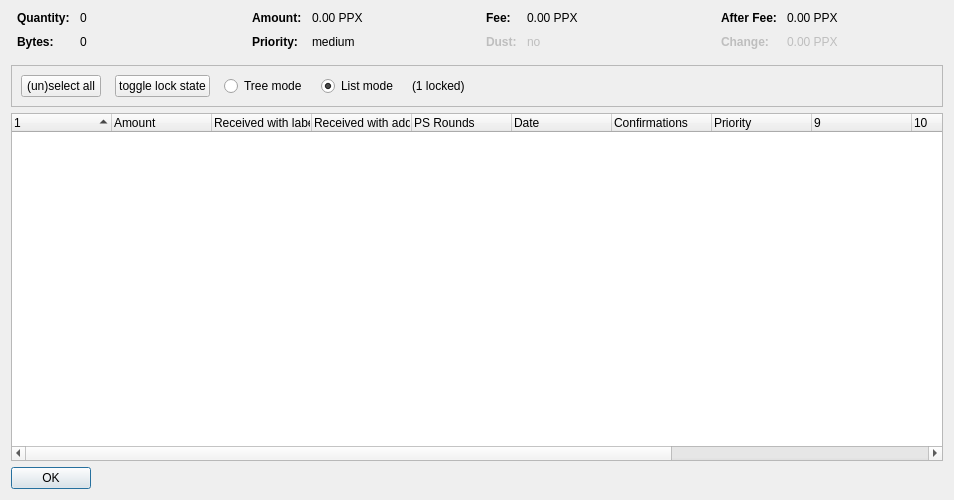
<?xml version="1.0" encoding="UTF-8"?>
<ui version="4.0">
 <class>CoinControlDialog</class>
 <widget class="QDialog" name="CoinControlDialog">
  <property name="geometry">
   <rect>
    <x>0</x>
    <y>0</y>
    <width>954</width>
    <height>500</height>
   </rect>
  </property>
  <property name="windowTitle">
   <string>Coin Selection</string>
  </property>
  <layout class="QVBoxLayout" name="verticalLayout">
   <item>
    <layout class="QHBoxLayout" name="horizontalLayoutTop" stretch="0,0,0,0">
     <property name="topMargin">
      <number>0</number>
     </property>
     <property name="bottomMargin">
      <number>10</number>
     </property>
     <item>
      <layout class="QFormLayout" name="formLayoutCoinControl1">
       <property name="horizontalSpacing">
        <number>10</number>
       </property>
       <property name="verticalSpacing">
        <number>10</number>
       </property>
       <property name="leftMargin">
        <number>6</number>
       </property>
       <property name="rightMargin">
        <number>6</number>
       </property>
       <item row="0" column="0">
        <widget class="QLabel" name="labelCoinControlQuantityText">
         <property name="font">
          <font>
           <weight>75</weight>
           <bold>true</bold>
          </font>
         </property>
         <property name="text">
          <string>Quantity:</string>
         </property>
        </widget>
       </item>
       <item row="0" column="1">
        <widget class="QLabel" name="labelCoinControlQuantity">
         <property name="cursor">
          <cursorShape>IBeamCursor</cursorShape>
         </property>
         <property name="contextMenuPolicy">
          <enum>Qt::ActionsContextMenu</enum>
         </property>
         <property name="text">
          <string notr="true">0</string>
         </property>
         <property name="textInteractionFlags">
          <set>Qt::LinksAccessibleByMouse|Qt::TextSelectableByKeyboard|Qt::TextSelectableByMouse</set>
         </property>
        </widget>
       </item>
       <item row="1" column="0">
        <widget class="QLabel" name="labelCoinControlBytesText">
         <property name="font">
          <font>
           <weight>75</weight>
           <bold>true</bold>
          </font>
         </property>
         <property name="text">
          <string>Bytes:</string>
         </property>
        </widget>
       </item>
       <item row="1" column="1">
        <widget class="QLabel" name="labelCoinControlBytes">
         <property name="cursor">
          <cursorShape>IBeamCursor</cursorShape>
         </property>
         <property name="contextMenuPolicy">
          <enum>Qt::ActionsContextMenu</enum>
         </property>
         <property name="text">
          <string notr="true">0</string>
         </property>
         <property name="textInteractionFlags">
          <set>Qt::LinksAccessibleByMouse|Qt::TextSelectableByKeyboard|Qt::TextSelectableByMouse</set>
         </property>
        </widget>
       </item>
      </layout>
     </item>
     <item>
      <layout class="QFormLayout" name="formLayoutCoinControl2">
       <property name="horizontalSpacing">
        <number>10</number>
       </property>
       <property name="verticalSpacing">
        <number>10</number>
       </property>
       <property name="leftMargin">
        <number>6</number>
       </property>
       <property name="rightMargin">
        <number>6</number>
       </property>
       <item row="0" column="0">
        <widget class="QLabel" name="labelCoinControlAmountText">
         <property name="font">
          <font>
           <weight>75</weight>
           <bold>true</bold>
          </font>
         </property>
         <property name="text">
          <string>Amount:</string>
         </property>
        </widget>
       </item>
       <item row="0" column="1">
        <widget class="QLabel" name="labelCoinControlAmount">
         <property name="cursor">
          <cursorShape>IBeamCursor</cursorShape>
         </property>
         <property name="contextMenuPolicy">
          <enum>Qt::ActionsContextMenu</enum>
         </property>
         <property name="text">
          <string notr="true">0.00 PPX</string>
         </property>
         <property name="textInteractionFlags">
          <set>Qt::LinksAccessibleByMouse|Qt::TextSelectableByKeyboard|Qt::TextSelectableByMouse</set>
         </property>
        </widget>
       </item>
       <item row="1" column="0">
        <widget class="QLabel" name="labelCoinControlPriorityText">
         <property name="font">
          <font>
           <weight>75</weight>
           <bold>true</bold>
          </font>
         </property>
         <property name="text">
          <string>Priority:</string>
         </property>
        </widget>
       </item>
       <item row="1" column="1">
        <widget class="QLabel" name="labelCoinControlPriority">
         <property name="cursor">
          <cursorShape>IBeamCursor</cursorShape>
         </property>
         <property name="contextMenuPolicy">
          <enum>Qt::ActionsContextMenu</enum>
         </property>
         <property name="text">
          <string>medium</string>
         </property>
         <property name="textInteractionFlags">
          <set>Qt::LinksAccessibleByMouse|Qt::TextSelectableByKeyboard|Qt::TextSelectableByMouse</set>
         </property>
        </widget>
       </item>
      </layout>
     </item>
     <item>
      <layout class="QFormLayout" name="formLayoutCoinControl3">
       <property name="horizontalSpacing">
        <number>10</number>
       </property>
       <property name="verticalSpacing">
        <number>10</number>
       </property>
       <property name="leftMargin">
        <number>6</number>
       </property>
       <property name="rightMargin">
        <number>6</number>
       </property>
       <item row="0" column="0">
        <widget class="QLabel" name="labelCoinControlFeeText">
         <property name="font">
          <font>
           <weight>75</weight>
           <bold>true</bold>
          </font>
         </property>
         <property name="text">
          <string>Fee:</string>
         </property>
        </widget>
       </item>
       <item row="0" column="1">
        <widget class="QLabel" name="labelCoinControlFee">
         <property name="cursor">
          <cursorShape>IBeamCursor</cursorShape>
         </property>
         <property name="contextMenuPolicy">
          <enum>Qt::ActionsContextMenu</enum>
         </property>
         <property name="text">
          <string notr="true">0.00 PPX</string>
         </property>
         <property name="textInteractionFlags">
          <set>Qt::LinksAccessibleByMouse|Qt::TextSelectableByKeyboard|Qt::TextSelectableByMouse</set>
         </property>
        </widget>
       </item>
       <item row="1" column="0">
        <widget class="QLabel" name="labelCoinControlLowOutputText">
         <property name="enabled">
          <bool>false</bool>
         </property>
         <property name="font">
          <font>
           <weight>75</weight>
           <bold>true</bold>
          </font>
         </property>
         <property name="text">
          <string>Dust:</string>
         </property>
        </widget>
       </item>
       <item row="1" column="1">
        <widget class="QLabel" name="labelCoinControlLowOutput">
         <property name="enabled">
          <bool>false</bool>
         </property>
         <property name="cursor">
          <cursorShape>IBeamCursor</cursorShape>
         </property>
         <property name="contextMenuPolicy">
          <enum>Qt::ActionsContextMenu</enum>
         </property>
         <property name="text">
          <string>no</string>
         </property>
         <property name="textInteractionFlags">
          <set>Qt::LinksAccessibleByMouse|Qt::TextSelectableByKeyboard|Qt::TextSelectableByMouse</set>
         </property>
        </widget>
       </item>
      </layout>
     </item>
     <item>
      <layout class="QFormLayout" name="formLayoutCoinControl4">
       <property name="horizontalSpacing">
        <number>10</number>
       </property>
       <property name="verticalSpacing">
        <number>10</number>
       </property>
       <property name="leftMargin">
        <number>6</number>
       </property>
       <property name="rightMargin">
        <number>6</number>
       </property>
       <item row="0" column="0">
        <widget class="QLabel" name="labelCoinControlAfterFeeText">
         <property name="font">
          <font>
           <weight>75</weight>
           <bold>true</bold>
          </font>
         </property>
         <property name="text">
          <string>After Fee:</string>
         </property>
        </widget>
       </item>
       <item row="0" column="1">
        <widget class="QLabel" name="labelCoinControlAfterFee">
         <property name="cursor">
          <cursorShape>IBeamCursor</cursorShape>
         </property>
         <property name="contextMenuPolicy">
          <enum>Qt::ActionsContextMenu</enum>
         </property>
         <property name="text">
          <string notr="true">0.00 PPX</string>
         </property>
         <property name="textInteractionFlags">
          <set>Qt::LinksAccessibleByMouse|Qt::TextSelectableByKeyboard|Qt::TextSelectableByMouse</set>
         </property>
        </widget>
       </item>
       <item row="1" column="0">
        <widget class="QLabel" name="labelCoinControlChangeText">
         <property name="enabled">
          <bool>false</bool>
         </property>
         <property name="font">
          <font>
           <weight>75</weight>
           <bold>true</bold>
          </font>
         </property>
         <property name="text">
          <string>Change:</string>
         </property>
        </widget>
       </item>
       <item row="1" column="1">
        <widget class="QLabel" name="labelCoinControlChange">
         <property name="enabled">
          <bool>false</bool>
         </property>
         <property name="cursor">
          <cursorShape>IBeamCursor</cursorShape>
         </property>
         <property name="contextMenuPolicy">
          <enum>Qt::ActionsContextMenu</enum>
         </property>
         <property name="text">
          <string notr="true">0.00 PPX</string>
         </property>
         <property name="textInteractionFlags">
          <set>Qt::LinksAccessibleByMouse|Qt::TextSelectableByKeyboard|Qt::TextSelectableByMouse</set>
         </property>
        </widget>
       </item>
      </layout>
     </item>
    </layout>
   </item>
   <item>
    <widget class="QFrame" name="frame">
     <property name="minimumSize">
      <size>
       <width>0</width>
       <height>40</height>
      </size>
     </property>
     <property name="frameShape">
      <enum>QFrame::StyledPanel</enum>
     </property>
     <property name="frameShadow">
      <enum>QFrame::Sunken</enum>
     </property>
     <layout class="QHBoxLayout" name="horizontalLayout">
      <item>
       <layout class="QHBoxLayout" name="horizontalLayoutPanel" stretch="0,0,0,0,0,0">
        <property name="spacing">
         <number>14</number>
        </property>
        <item>
         <widget class="QPushButton" name="pushButtonSelectAll">
          <property name="sizePolicy">
           <sizepolicy hsizetype="Maximum" vsizetype="Fixed">
            <horstretch>0</horstretch>
            <verstretch>0</verstretch>
           </sizepolicy>
          </property>
          <property name="text">
           <string>(un)select all</string>
          </property>
          <property name="autoDefault">
           <bool>false</bool>
          </property>
         </widget>
        </item>
        <item>
         <widget class="QPushButton" name="pushButtonToggleLock">
          <property name="sizePolicy">
           <sizepolicy hsizetype="Maximum" vsizetype="Fixed">
            <horstretch>0</horstretch>
            <verstretch>0</verstretch>
           </sizepolicy>
          </property>
          <property name="text">
           <string>toggle lock state</string>
          </property>
          <property name="autoDefault">
           <bool>false</bool>
          </property>
         </widget>
        </item>
        <item>
         <widget class="QRadioButton" name="radioTreeMode">
          <property name="sizePolicy">
           <sizepolicy hsizetype="Maximum" vsizetype="Fixed">
            <horstretch>0</horstretch>
            <verstretch>0</verstretch>
           </sizepolicy>
          </property>
          <property name="text">
           <string>Tree mode</string>
          </property>
         </widget>
        </item>
        <item>
         <widget class="QRadioButton" name="radioListMode">
          <property name="sizePolicy">
           <sizepolicy hsizetype="Maximum" vsizetype="Fixed">
            <horstretch>0</horstretch>
            <verstretch>0</verstretch>
           </sizepolicy>
          </property>
          <property name="text">
           <string>List mode</string>
          </property>
          <property name="checked">
           <bool>true</bool>
          </property>
         </widget>
        </item>
        <item>
         <widget class="QLabel" name="labelLocked">
          <property name="text">
           <string>(1 locked)</string>
          </property>
         </widget>
        </item>
        <item>
         <spacer name="horizontalSpacer">
          <property name="orientation">
           <enum>Qt::Horizontal</enum>
          </property>
          <property name="sizeHint" stdset="0">
           <size>
            <width>40</width>
            <height>20</height>
           </size>
          </property>
         </spacer>
        </item>
       </layout>
      </item>
     </layout>
    </widget>
   </item>
   <item>
    <widget class="CoinControlTreeWidget" name="treeWidget">
     <property name="contextMenuPolicy">
      <enum>Qt::CustomContextMenu</enum>
     </property>
     <property name="sortingEnabled">
      <bool>false</bool>
     </property>
     <property name="columnCount">
      <number>13</number>
     </property>
     <attribute name="headerShowSortIndicator" stdset="0">
      <bool>true</bool>
     </attribute>
     <attribute name="headerStretchLastSection">
      <bool>false</bool>
     </attribute>
     <column>
      <property name="text">
       <string/>
      </property>
     </column>
     <column>
      <property name="text">
       <string>Amount</string>
      </property>
     </column>
     <column>
      <property name="text">
       <string>Received with label</string>
      </property>
     </column>
     <column>
      <property name="text">
       <string>Received with address</string>
      </property>
     </column>
     <column>
      <property name="text">
       <string>PS Rounds</string>
      </property>
     </column>
     <column>
      <property name="text">
       <string>Date</string>
      </property>
     </column>
     <column>
      <property name="text">
       <string>Confirmations</string>
      </property>
      <property name="toolTip">
       <string>Confirmed</string>
      </property>
     </column>
     <column>
      <property name="text">
       <string>Priority</string>
      </property>
     </column>
     <column>
      <property name="text">
       <string/>
      </property>
     </column>
     <column>
      <property name="text">
       <string/>
      </property>
     </column>
     <column>
      <property name="text">
       <string/>
      </property>
     </column>
     <column>
      <property name="text">
       <string/>
      </property>
     </column>
     <column>
      <property name="text">
       <string/>
      </property>
     </column>
    </widget>
   </item>
   <item>
    <widget class="QDialogButtonBox" name="buttonBox">
     <property name="sizePolicy">
      <sizepolicy hsizetype="Maximum" vsizetype="Fixed">
       <horstretch>0</horstretch>
       <verstretch>0</verstretch>
      </sizepolicy>
     </property>
     <property name="orientation">
      <enum>Qt::Horizontal</enum>
     </property>
     <property name="standardButtons">
      <set>QDialogButtonBox::Ok</set>
     </property>
    </widget>
   </item>
  </layout>
 </widget>
 <customwidgets>
  <customwidget>
   <class>CoinControlTreeWidget</class>
   <extends>QTreeWidget</extends>
   <header>coincontroltreewidget.h</header>
  </customwidget>
 </customwidgets>
 <resources/>
 <connections/>
</ui>
